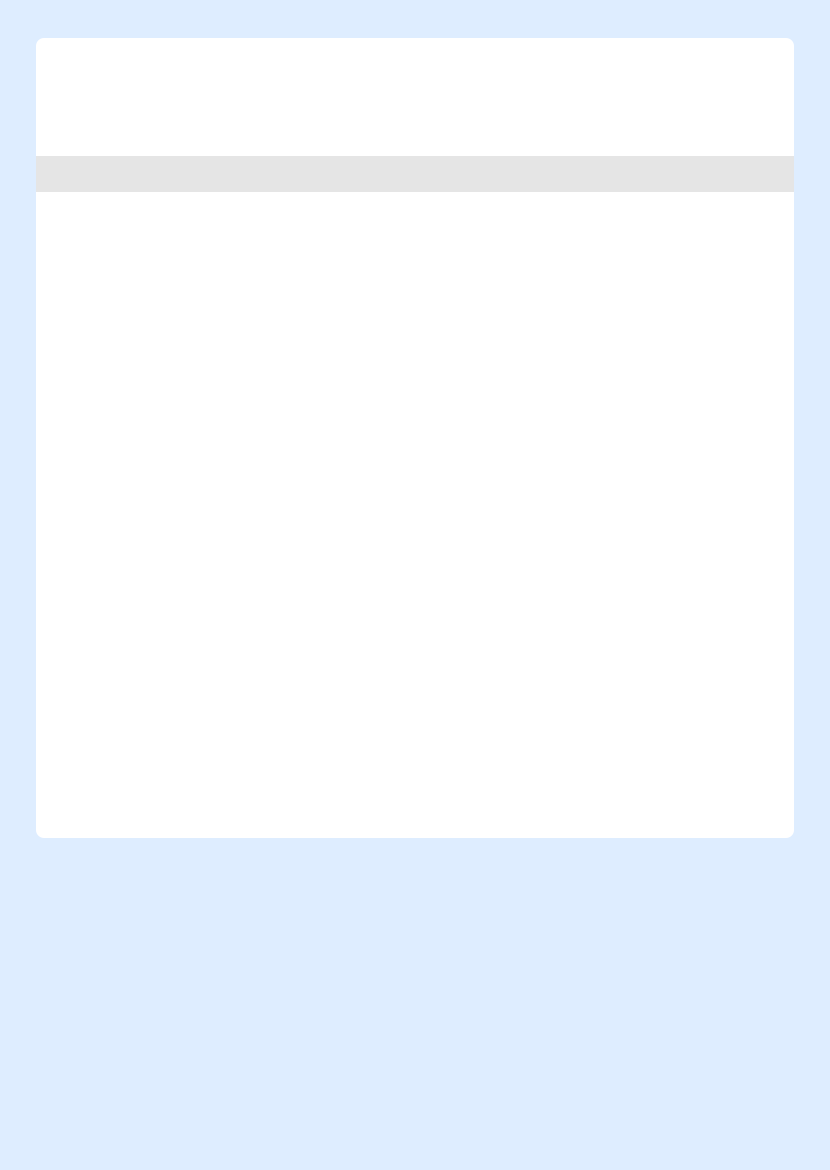
<?xml version="1.0" encoding="UTF-8"?>
<ui version="4.0">
 <class>Table</class>
 <widget class="QWidget" name="Table">
  <property name="geometry">
   <rect>
    <x>0</x>
    <y>0</y>
    <width>830</width>
    <height>1170</height>
   </rect>
  </property>
  <property name="windowTitle">
   <string/>
  </property>
  <property name="styleSheet">
   <string notr="true">background-color: rgb(222, 237, 255);</string>
  </property>
  <widget class="QWidget" name="m_page" native="true">
   <property name="geometry">
    <rect>
     <x>36</x>
     <y>38</y>
     <width>758</width>
     <height>800</height>
    </rect>
   </property>
   <property name="maximumSize">
    <size>
     <width>16777215</width>
     <height>16777215</height>
    </size>
   </property>
   <property name="styleSheet">
    <string notr="true">background-color: rgb(255, 255, 255);
border-radius:8px;
font:NotoSansCJKsc-Regular;</string>
   </property>
   <widget class="QWidget" name="widget_4" native="true">
    <property name="geometry">
     <rect>
      <x>0</x>
      <y>0</y>
      <width>758</width>
      <height>100</height>
     </rect>
    </property>
    <property name="maximumSize">
     <size>
      <width>16777215</width>
      <height>100</height>
     </size>
    </property>
    <property name="styleSheet">
     <string notr="true">background-color: transparent;</string>
    </property>
    <widget class="QLabel" name="label_18">
     <property name="geometry">
      <rect>
       <x>0</x>
       <y>28</y>
       <width>751</width>
       <height>54</height>
      </rect>
     </property>
     <property name="maximumSize">
      <size>
       <width>16777215</width>
       <height>54</height>
      </size>
     </property>
     <property name="text">
      <string/>
     </property>
     <property name="pixmap">
      <pixmap resource="../../../../resources/resources.qrc">:/images/pdf-head</pixmap>
     </property>
     <property name="alignment">
      <set>Qt::AlignCenter</set>
     </property>
    </widget>
    <widget class="QLabel" name="reinforceChart">
     <property name="geometry">
      <rect>
       <x>220</x>
       <y>28</y>
       <width>331</width>
       <height>48</height>
      </rect>
     </property>
     <property name="styleSheet">
      <string notr="true">font:NotoSansCJKsc-Regular;
font-size:18px;
background-color: transparent;
color:white;</string>
     </property>
     <property name="text">
      <string>Vulnerability information</string>
     </property>
     <property name="alignment">
      <set>Qt::AlignCenter</set>
     </property>
    </widget>
   </widget>
   <widget class="QWidget" name="m_line" native="true">
    <property name="geometry">
     <rect>
      <x>0</x>
      <y>100</y>
      <width>758</width>
      <height>72</height>
     </rect>
    </property>
    <property name="sizePolicy">
     <sizepolicy hsizetype="Preferred" vsizetype="Minimum">
      <horstretch>0</horstretch>
      <verstretch>0</verstretch>
     </sizepolicy>
    </property>
    <property name="minimumSize">
     <size>
      <width>0</width>
      <height>36</height>
     </size>
    </property>
    <layout class="QVBoxLayout" name="verticalLayout">
     <property name="spacing">
      <number>0</number>
     </property>
     <property name="leftMargin">
      <number>0</number>
     </property>
     <property name="topMargin">
      <number>0</number>
     </property>
     <property name="rightMargin">
      <number>0</number>
     </property>
     <property name="bottomMargin">
      <number>0</number>
     </property>
     <item>
      <widget class="QWidget" name="m_tableHeader" native="true">
       <property name="sizePolicy">
        <sizepolicy hsizetype="Preferred" vsizetype="Minimum">
         <horstretch>0</horstretch>
         <verstretch>0</verstretch>
        </sizepolicy>
       </property>
       <property name="minimumSize">
        <size>
         <width>0</width>
         <height>36</height>
        </size>
       </property>
       <property name="maximumSize">
        <size>
         <width>16777215</width>
         <height>36</height>
        </size>
       </property>
       <property name="styleSheet">
        <string notr="true">background-color: rgb(229, 229, 229);
border-radius:0px;</string>
       </property>
       <layout class="QHBoxLayout" name="horizontalLayout">
        <property name="spacing">
         <number>0</number>
        </property>
        <property name="leftMargin">
         <number>16</number>
        </property>
        <property name="topMargin">
         <number>0</number>
        </property>
        <property name="bottomMargin">
         <number>0</number>
        </property>
        <item>
         <widget class="QLabel" name="m_columnName1">
          <property name="sizePolicy">
           <sizepolicy hsizetype="Fixed" vsizetype="Minimum">
            <horstretch>0</horstretch>
            <verstretch>0</verstretch>
           </sizepolicy>
          </property>
          <property name="minimumSize">
           <size>
            <width>224</width>
            <height>36</height>
           </size>
          </property>
          <property name="maximumSize">
           <size>
            <width>500</width>
            <height>36</height>
           </size>
          </property>
          <property name="styleSheet">
           <string notr="true">font: NotoSansCJKsc-Regular;
font-size: 14px;
color: #000000;</string>
          </property>
          <property name="text">
           <string/>
          </property>
          <property name="alignment">
           <set>Qt::AlignLeading|Qt::AlignLeft|Qt::AlignVCenter</set>
          </property>
         </widget>
        </item>
        <item>
         <widget class="QLabel" name="m_columnName2">
          <property name="sizePolicy">
           <sizepolicy hsizetype="Fixed" vsizetype="Minimum">
            <horstretch>0</horstretch>
            <verstretch>0</verstretch>
           </sizepolicy>
          </property>
          <property name="minimumSize">
           <size>
            <width>240</width>
            <height>36</height>
           </size>
          </property>
          <property name="maximumSize">
           <size>
            <width>16777215</width>
            <height>36</height>
           </size>
          </property>
          <property name="styleSheet">
           <string notr="true">font: NotoSansCJKsc-Regular;
font-size: 14px;
color: #000000;</string>
          </property>
          <property name="text">
           <string/>
          </property>
          <property name="alignment">
           <set>Qt::AlignLeading|Qt::AlignLeft|Qt::AlignVCenter</set>
          </property>
         </widget>
        </item>
        <item>
         <widget class="QLabel" name="m_columnName3">
          <property name="sizePolicy">
           <sizepolicy hsizetype="Fixed" vsizetype="Minimum">
            <horstretch>0</horstretch>
            <verstretch>0</verstretch>
           </sizepolicy>
          </property>
          <property name="minimumSize">
           <size>
            <width>240</width>
            <height>36</height>
           </size>
          </property>
          <property name="maximumSize">
           <size>
            <width>16777215</width>
            <height>36</height>
           </size>
          </property>
          <property name="styleSheet">
           <string notr="true">font: NotoSansCJKsc-Regular;
font-size: 14px;
color: #000000;</string>
          </property>
          <property name="text">
           <string/>
          </property>
          <property name="alignment">
           <set>Qt::AlignLeading|Qt::AlignLeft|Qt::AlignVCenter</set>
          </property>
         </widget>
        </item>
        <item>
         <widget class="QLabel" name="m_columnName4">
          <property name="sizePolicy">
           <sizepolicy hsizetype="Fixed" vsizetype="Minimum">
            <horstretch>0</horstretch>
            <verstretch>0</verstretch>
           </sizepolicy>
          </property>
          <property name="minimumSize">
           <size>
            <width>150</width>
            <height>36</height>
           </size>
          </property>
          <property name="maximumSize">
           <size>
            <width>16777215</width>
            <height>36</height>
           </size>
          </property>
          <property name="styleSheet">
           <string notr="true">font: NotoSansCJKsc-Regular;
font-size: 14px;
color: #000000;</string>
          </property>
          <property name="text">
           <string/>
          </property>
          <property name="alignment">
           <set>Qt::AlignLeading|Qt::AlignLeft|Qt::AlignVCenter</set>
          </property>
          <property name="margin">
           <number>0</number>
          </property>
         </widget>
        </item>
       </layout>
      </widget>
     </item>
    </layout>
   </widget>
  </widget>
  <widget class="QLabel" name="m_picture">
   <property name="geometry">
    <rect>
     <x>0</x>
     <y>0</y>
     <width>830</width>
     <height>71</height>
    </rect>
   </property>
   <property name="styleSheet">
    <string notr="true">background-color: transparent;</string>
   </property>
   <property name="text">
    <string/>
   </property>
   <property name="pixmap">
    <pixmap resource="../../../../resources/resources.qrc">:/images/pdf-clip</pixmap>
   </property>
   <property name="alignment">
    <set>Qt::AlignCenter</set>
   </property>
  </widget>
  <widget class="QLabel" name="m_tailPic">
   <property name="geometry">
    <rect>
     <x>0</x>
     <y>852</y>
     <width>830</width>
     <height>318</height>
    </rect>
   </property>
   <property name="text">
    <string/>
   </property>
   <property name="pixmap">
    <pixmap resource="../../../../resources/resources.qrc">:/images/pdf-end</pixmap>
   </property>
  </widget>
  <widget class="QLabel" name="m_tailBar">
   <property name="geometry">
    <rect>
     <x>0</x>
     <y>1130</y>
     <width>831</width>
     <height>41</height>
    </rect>
   </property>
   <property name="styleSheet">
    <string notr="true">background-color: transparent ;
color: #ffffff;
font:16px AdobeHeitiStd-Regular;
</string>
   </property>
   <property name="text">
    <string/>
   </property>
   <property name="alignment">
    <set>Qt::AlignCenter</set>
   </property>
  </widget>
 </widget>
 <resources>
  <include location="../../../../resources/resources.qrc"/>
 </resources>
 <connections/>
</ui>
